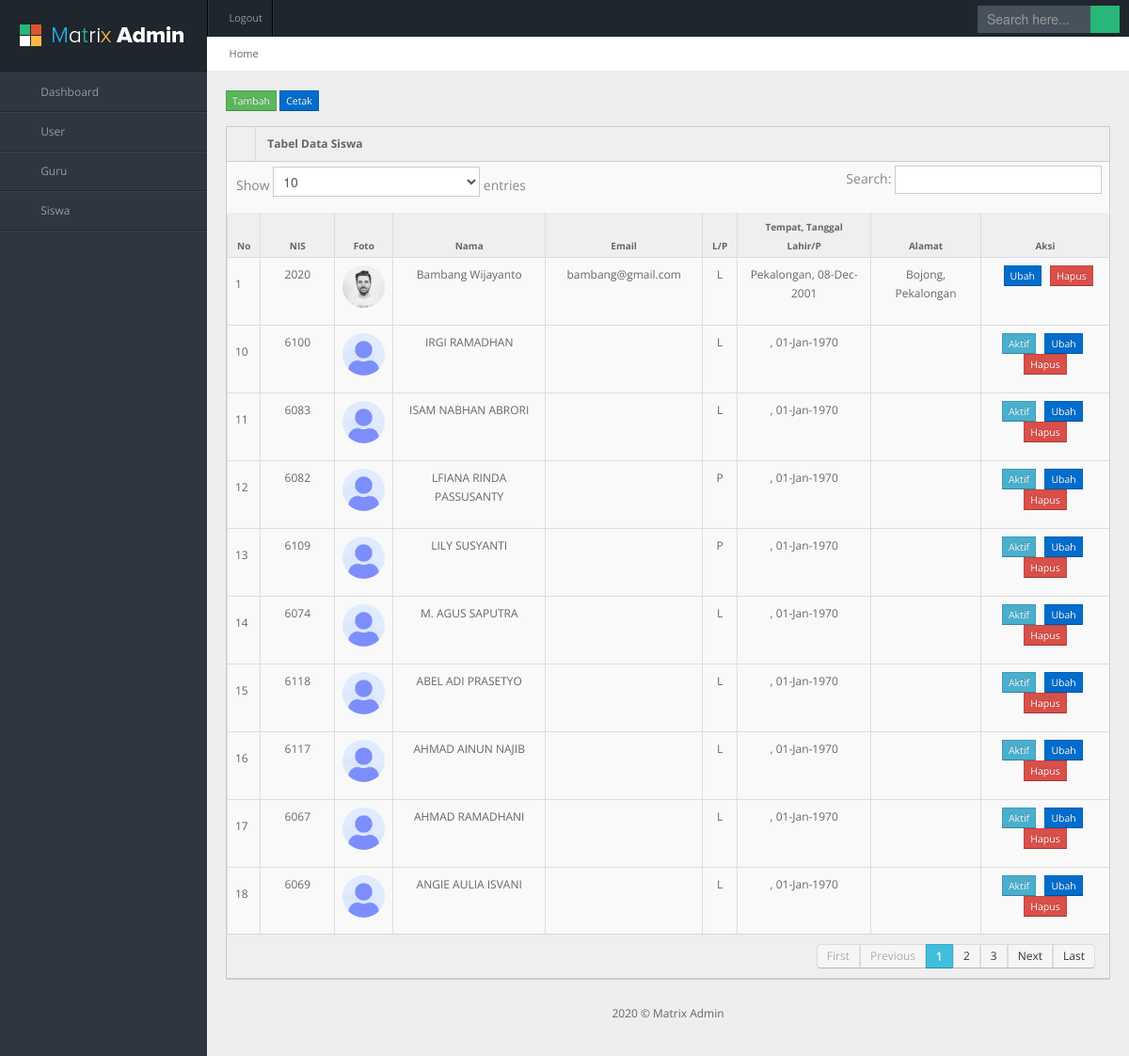
The app's page /admin/index.php?page=siswa&create=success (signed in) with its own data.
### tables this page shows
CREATE TABLE `tb_siswa` (
  `id_siswa` int(11) NOT NULL,
  `no_induk` int(15) NOT NULL,
  `foto` varchar(50) NOT NULL,
  `nama` varchar(45) NOT NULL,
  `email` varchar(150) NOT NULL,
  `jk` enum('','L','P') NOT NULL,
  `tmp_lahir` varchar(25) NOT NULL,
  `tgl_lahir` date NOT NULL,
  `alamat` text NOT NULL
);

### admin/tabel.php (the view, shortened to what this page needs)
<?php if ($_GET['page'] == "siswa") { ?>
	<div class="container-fluid">
		<div class="row-fluid">
			<div class="span12">
				<span><a class="btn btn-mini btn-success" href="index.php?page=tambahsiswa">Tambah</a></span>
				<span><a class="btn btn-mini btn-primary" href="crud/siswa/cetak.php" target="_BLANK">Cetak</a></span>
				<div class="widget-box">
					<div class="widget-title"> <span class="icon"><i class="icon-th"></i></span>
						<h5>Tabel Data Siswa</h5>
					</div>
					<div class="widget-content nopadding">
						<table class="table table-bordered data-table">
							<thead>
								<tr>
									<th>No</th>
									<th>NIS</th>
									<th>Foto</th>
									<th>Nama</th>
									<th>Email</th>
									<th>L/P</th>
									<th>Tempat, Tanggal Lahir/P</th>
									<th>Alamat</th>
									<th>Aksi</th>
								</tr>
							</thead>
							<tbody>
								<?php
								$i = 1;
								$sql = mysqli_query($koneksi, "SELECT * FROM tb_siswa");
								while ($data = mysqli_fetch_array($sql)) {
								?>
									<tr class="gradeX">
										<td>
											<p class="text-center"></p><?= $i ?></p>
										</td>
										<td>
											<p class="text-center"><?= $data['no_induk'] ?></p>
										</td>
										<td>
											<p class="text-center"><img src="../uploads/img/3/<?= $data['foto'] ?>" class="img-circle" alt="<?php echo $data['foto'] ?>" width=50px height=50px></p>
										</td>
										<td>
											<p class="text-center"><?= $data['nama'] ?></p>
										</td>
										<td>
											<p class="text-center"><?= $data['email'] ?></p>
										</td>
										<td>
											<p class="text-center"><?= $data['jk'] ?></p>
										</td>
										<td>
											<p class="text-center"><?= $data['tmp_lahir'] . ", " . date("d-M-Y", strtotime($data['tgl_lahir'])) ?></p>
										</td>
										<td>
											<p class="text-center"><?= $data['alamat'] ?></p>
										</td>
										<td>
											<p class="text-center">
												<?php
												$email = $data['email'];
												$cek = mysqli_query($koneksi, "SELECT * FROM user WHERE email = '$email' ");
												$ada = mysqli_num_rows($cek);
												if ($ada > 0) :
												?>
													&nbsp;
												<?php else : ?>
													<a class="btn btn-mini btn-info" href="crud/siswa/create_user.php?&id_siswa=<?= $data['id_siswa'] ?>" onclick="return confirm('Apakah anda yakin ? NIP digunakan sebagai password')">Aktif</a>
												<?php endif; ?>
												<a class="btn btn-mini btn-primary" href="index.php?page=ubahsiswa&id_siswa=<?= $data['id_siswa'] ?>">Ubah</a> &nbsp;
												<a class="btn btn-mini btn-danger btn-hapus" href="crud/siswa/delete.php?id_siswa=<?= $data['id_siswa'] ?>" onclick="return confirm('Apakah anda Yakin ?')">Hapus</a>
											</p>
										</td>
									</tr>
								<?php $i++;
								} ?>
							</tbody>
						</table>
					</div>
				</div>
			</div>
		</div>
	</div>
<?php } ?>

### admin/css/matrix-style.css (style rules this page uses)
* { outline:none !important; -moz-outline: none !important; }
html, body { height:100% }
body { overflow-x: hidden; margin-top: -10px; font-family: 'Open Sans', sans-serif; font-size:12px; color:#666; }
a { color:#666; }
select, textarea, input[type="text"], input[type="password"], input[type="datetime"], input[type="datetime-local"], input[type="date"], input[type="month"], input[type="time"], input[type="week"], input[type="number"], input[type="email"], input[type="url"], input[type="search"], input[type="tel"], input[type="color"], .uneditable-input, .label, .dropdown-menu, .btn, .well, .progress, .table-bordered, .btn-group > .btn:first-child, .btn-group > .btn:last-child, .btn-group > .btn:last-child, .btn-group > .dropdown-toggle, .alert { border-radius:0px; }
.btn, textarea, input[type="text"], input[type="password"], input[type="datetime"], input[type="datetime-local"], input[type="date"], input[type="month"], input[type="time"], input[type="week"], input[type="number"], input[type="email"], input[type="url"], input[type="search"], input[type="tel"], input[type="color"], .uneditable-input { box-shadow:none; }
.progress, .progress-success .bar, .progress .bar-success, .progress-warning .bar, .progress .bar-warning, .progress-danger .bar, .progress .bar-danger, .progress-info .bar, .progress .bar-info, .btn, .btn-primary { background-image:none; }
.container-fluid .row-fluid:first-child { margin-top: 20px; }
.stat-boxes .peity_bar_good, .stat-boxes .peity_line_good, { color: #459D1C; }
.widget-box { background: none repeat scroll 0 0 #F9F9F9; border-left: 1px solid #CDCDCD; border-top: 1px solid #CDCDCD; border-right: 1px solid #CDCDCD; clear: both; margin-top: 16px; margin-bottom: 16px; position: relative; }
.widget-title, .modal-header, .table th, div.dataTables_wrapper .ui-widget-header { background:#efefef; border-bottom: 1px solid #CDCDCD; height: 36px; }
.widget-title span.icon { padding: 9px 10px 7px 11px; float: left; border-right:1px solid #dadada; }
.widget-title h5 { color: #666; float: left; font-size: 12px; font-weight: bold; padding: 12px; line-height: 12px; margin: 0; }
.widget-content { padding:15px; border-bottom: 1px solid #cdcdcd; }
.table th { height: auto; font-size: 10px; padding: 5px 10px 2px; border-bottom: 0; text-align: center; color: #666666; }
.nopadding { padding: 0 !important; }
.nopadding .table { margin-bottom: 0; }
.nopadding .table-bordered { border: 0; }

### admin/css/matrix-media.css (style rules this page uses)
body { background:#2E363F; }

### records on screen
tb_siswa: no_induk "2020", foto (picture), nama "Bambang Wijayanto", email "bambang@gmail.com", jk "L", tmp_lahir "Pekalongan", tgl_lahir "08-Dec-2001", alamat "Bojong, Pekalongan"
tb_siswa: no_induk "6100", foto (placeholder picture), nama "IRGI RAMADHAN", jk "L", tgl_lahir "01-Jan-1970"
tb_siswa: no_induk "6083", foto (placeholder picture), nama "ISAM NABHAN ABRORI", jk "L", tgl_lahir "01-Jan-1970"
tb_siswa: no_induk "6082", foto (placeholder picture), nama "LFIANA RINDA PASSUSANTY", jk "P", tgl_lahir "01-Jan-1970"
tb_siswa: no_induk "6109", foto (placeholder picture), nama "LILY SUSYANTI", jk "P", tgl_lahir "01-Jan-1970"
tb_siswa: no_induk "6074", foto (placeholder picture), nama "M. AGUS SAPUTRA", jk "L", tgl_lahir "01-Jan-1970"
tb_siswa: no_induk "6118", foto (placeholder picture), nama "ABEL ADI PRASETYO", jk "L", tgl_lahir "01-Jan-1970"
tb_siswa: no_induk "6117", foto (placeholder picture), nama "AHMAD AINUN NAJIB", jk "L", tgl_lahir "01-Jan-1970"
tb_siswa: no_induk "6067", foto (placeholder picture), nama "AHMAD RAMADHANI", jk "L", tgl_lahir "01-Jan-1970"
tb_siswa: no_induk "6069", foto (placeholder picture), nama "ANGIE AULIA ISVANI", jk "L", tgl_lahir "01-Jan-1970"
